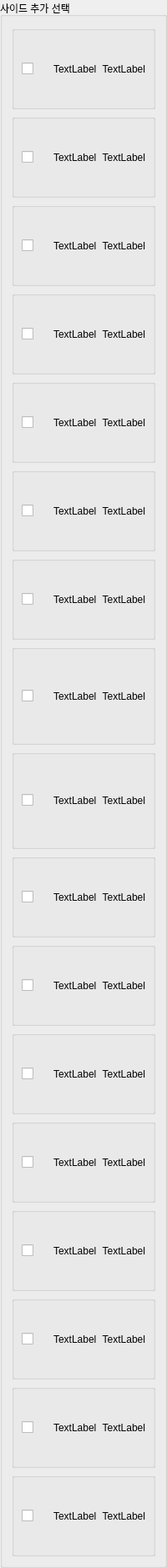
               <widget class="QGroupBox" name="groupBox_option2">
                <property name="sizePolicy">
                 <sizepolicy hsizetype="Preferred" vsizetype="Fixed">
                  <horstretch>0</horstretch>
                  <verstretch>0</verstretch>
                 </sizepolicy>
                </property>
                <property name="minimumSize">
                 <size>
                  <width>0</width>
                  <height>1880</height>
                 </size>
                </property>
                <property name="title">
                 <string>사이드 추가 선택</string>
                </property>
                <layout class="QVBoxLayout" name="verticalLayout_21">
                 <item>
                  <widget class="QGroupBox" name="groupBox_side1">
                   <property name="sizePolicy">
                    <sizepolicy hsizetype="Preferred" vsizetype="Fixed">
                     <horstretch>0</horstretch>
                     <verstretch>0</verstretch>
                    </sizepolicy>
                   </property>
                   <property name="minimumSize">
                    <size>
                     <width>0</width>
                     <height>100</height>
                    </size>
                   </property>
                   <property name="title">
                    <string/>
                   </property>
                   <layout class="QHBoxLayout" name="horizontalLayout_3">
                    <item>
                     <widget class="QCheckBox" name="checkBox_side1">
                      <property name="text">
                       <string/>
                      </property>
                     </widget>
                    </item>
                    <item>
                     <widget class="QLabel" name="label_side1_name">
                      <property name="text">
                       <string>TextLabel</string>
                      </property>
                     </widget>
                    </item>
                    <item>
                     <widget class="QLabel" name="label_side1_price">
                      <property name="text">
                       <string>TextLabel</string>
                      </property>
                      <property name="alignment">
                       <set>Qt::AlignRight|Qt::AlignTrailing|Qt::AlignVCenter</set>
                      </property>
                     </widget>
                    </item>
                   </layout>
                  </widget>
                 </item>
                 <item>
                  <widget class="QGroupBox" name="groupBox_side2">
                   <property name="sizePolicy">
                    <sizepolicy hsizetype="Preferred" vsizetype="Fixed">
                     <horstretch>0</horstretch>
                     <verstretch>0</verstretch>
                    </sizepolicy>
                   </property>
                   <property name="minimumSize">
                    <size>
                     <width>0</width>
                     <height>100</height>
                    </size>
                   </property>
                   <property name="title">
                    <string/>
                   </property>
                   <layout class="QHBoxLayout" name="horizontalLayout_4">
                    <item>
                     <widget class="QCheckBox" name="checkBox_side2">
                      <property name="text">
                       <string/>
                      </property>
                     </widget>
                    </item>
                    <item>
                     <widget class="QLabel" name="label_side2_name">
                      <property name="text">
                       <string>TextLabel</string>
                      </property>
                     </widget>
                    </item>
                    <item>
                     <widget class="QLabel" name="label_side2_price">
                      <property name="text">
                       <string>TextLabel</string>
                      </property>
                      <property name="alignment">
                       <set>Qt::AlignRight|Qt::AlignTrailing|Qt::AlignVCenter</set>
                      </property>
                     </widget>
                    </item>
                   </layout>
                  </widget>
                 </item>
                 <item>
                  <widget class="QGroupBox" name="groupBox_side3">
                   <property name="sizePolicy">
                    <sizepolicy hsizetype="Preferred" vsizetype="Fixed">
                     <horstretch>0</horstretch>
                     <verstretch>0</verstretch>
                    </sizepolicy>
                   </property>
                   <property name="minimumSize">
                    <size>
                     <width>0</width>
                     <height>100</height>
                    </size>
                   </property>
                   <property name="title">
                    <string/>
                   </property>
                   <layout class="QHBoxLayout" name="horizontalLayout_5">
                    <item>
                     <widget class="QCheckBox" name="checkBox_side3">
                      <property name="text">
                       <string/>
                      </property>
                     </widget>
                    </item>
                    <item>
                     <widget class="QLabel" name="label_side3_name">
                      <property name="text">
                       <string>TextLabel</string>
                      </property>
                     </widget>
                    </item>
                    <item>
                     <widget class="QLabel" name="label_side3_price">
                      <property name="text">
                       <string>TextLabel</string>
                      </property>
                      <property name="alignment">
                       <set>Qt::AlignRight|Qt::AlignTrailing|Qt::AlignVCenter</set>
                      </property>
                     </widget>
                    </item>
                   </layout>
                  </widget>
                 </item>
                 <item>
                  <widget class="QGroupBox" name="groupBox_side4">
                   <property name="sizePolicy">
                    <sizepolicy hsizetype="Preferred" vsizetype="Fixed">
                     <horstretch>0</horstretch>
                     <verstretch>0</verstretch>
                    </sizepolicy>
                   </property>
                   <property name="minimumSize">
                    <size>
                     <width>0</width>
                     <height>100</height>
                    </size>
                   </property>
                   <property name="title">
                    <string/>
                   </property>
                   <layout class="QHBoxLayout" name="horizontalLayout_6">
                    <item>
                     <widget class="QCheckBox" name="checkBox_side4">
                      <property name="text">
                       <string/>
                      </property>
                     </widget>
                    </item>
                    <item>
                     <widget class="QLabel" name="label_side4_name">
                      <property name="text">
                       <string>TextLabel</string>
                      </property>
                     </widget>
                    </item>
                    <item>
                     <widget class="QLabel" name="label_side4_price">
                      <property name="text">
                       <string>TextLabel</string>
                      </property>
                      <property name="alignment">
                       <set>Qt::AlignRight|Qt::AlignTrailing|Qt::AlignVCenter</set>
                      </property>
                     </widget>
                    </item>
                   </layout>
                  </widget>
                 </item>
                 <item>
                  <widget class="QGroupBox" name="groupBox_side5">
                   <property name="sizePolicy">
                    <sizepolicy hsizetype="Preferred" vsizetype="Fixed">
                     <horstretch>0</horstretch>
                     <verstretch>0</verstretch>
                    </sizepolicy>
                   </property>
                   <property name="minimumSize">
                    <size>
                     <width>0</width>
                     <height>100</height>
                    </size>
                   </property>
                   <property name="title">
                    <string/>
                   </property>
                   <layout class="QHBoxLayout" name="horizontalLayout_7">
                    <item>
                     <widget class="QCheckBox" name="checkBox_side5">
                      <property name="text">
                       <string/>
                      </property>
                     </widget>
                    </item>
                    <item>
                     <widget class="QLabel" name="label_side5_name">
                      <property name="text">
                       <string>TextLabel</string>
                      </property>
                     </widget>
                    </item>
                    <item>
                     <widget class="QLabel" name="label_side5_price">
                      <property name="text">
                       <string>TextLabel</string>
                      </property>
                      <property name="alignment">
                       <set>Qt::AlignRight|Qt::AlignTrailing|Qt::AlignVCenter</set>
                      </property>
                     </widget>
                    </item>
                   </layout>
                  </widget>
                 </item>
                 <item>
                  <widget class="QGroupBox" name="groupBox_side6">
                   <property name="sizePolicy">
                    <sizepolicy hsizetype="Preferred" vsizetype="Fixed">
                     <horstretch>0</horstretch>
                     <verstretch>0</verstretch>
                    </sizepolicy>
                   </property>
                   <property name="minimumSize">
                    <size>
                     <width>0</width>
                     <height>100</height>
                    </size>
                   </property>
                   <property name="title">
                    <string/>
                   </property>
                   <layout class="QHBoxLayout" name="horizontalLayout_8">
                    <item>
                     <widget class="QCheckBox" name="checkBox_side6">
                      <property name="text">
                       <string/>
                      </property>
                     </widget>
                    </item>
                    <item>
                     <widget class="QLabel" name="label_side6_name">
                      <property name="text">
                       <string>TextLabel</string>
                      </property>
                     </widget>
                    </item>
                    <item>
                     <widget class="QLabel" name="label_side6_price">
                      <property name="text">
                       <string>TextLabel</string>
                      </property>
                      <property name="alignment">
                       <set>Qt::AlignRight|Qt::AlignTrailing|Qt::AlignVCenter</set>
                      </property>
                     </widget>
                    </item>
                   </layout>
                  </widget>
                 </item>
                 <item>
                  <widget class="QGroupBox" name="groupBox_side7">
                   <property name="sizePolicy">
                    <sizepolicy hsizetype="Preferred" vsizetype="Fixed">
                     <horstretch>0</horstretch>
                     <verstretch>0</verstretch>
                    </sizepolicy>
                   </property>
                   <property name="minimumSize">
                    <size>
                     <width>0</width>
                     <height>100</height>
                    </size>
                   </property>
                   <property name="title">
                    <string/>
                   </property>
                   <layout class="QHBoxLayout" name="horizontalLayout_9">
                    <item>
                     <widget class="QCheckBox" name="checkBox_side7">
                      <property name="text">
                       <string/>
                      </property>
                     </widget>
                    </item>
                    <item>
                     <widget class="QLabel" name="label_side7_name">
                      <property name="text">
                       <string>TextLabel</string>
                      </property>
                     </widget>
                    </item>
                    <item>
                     <widget class="QLabel" name="label_side7_price">
                      <property name="text">
                       <string>TextLabel</string>
                      </property>
                      <property name="alignment">
                       <set>Qt::AlignRight|Qt::AlignTrailing|Qt::AlignVCenter</set>
                      </property>
                     </widget>
                    </item>
                   </layout>
                  </widget>
                 </item>
                 <item>
                  <widget class="QGroupBox" name="groupBox_side8">
                   <property name="title">
                    <string/>
                   </property>
                   <layout class="QHBoxLayout" name="horizontalLayout_10">
                    <item>
                     <widget class="QCheckBox" name="checkBox_side8">
                      <property name="text">
                       <string/>
                      </property>
                     </widget>
                    </item>
                    <item>
                     <widget class="QLabel" name="label_side8_name">
                      <property name="text">
                       <string>TextLabel</string>
                      </property>
                     </widget>
                    </item>
                    <item>
                     <widget class="QLabel" name="label_side8_price">
                      <property name="text">
                       <string>TextLabel</string>
                      </property>
                      <property name="alignment">
                       <set>Qt::AlignRight|Qt::AlignTrailing|Qt::AlignVCenter</set>
                      </property>
                     </widget>
                    </item>
                   </layout>
                  </widget>
                 </item>
                 <item>
                  <widget class="QGroupBox" name="groupBox_side9">
                   <property name="title">
                    <string/>
                   </property>
                   <layout class="QHBoxLayout" name="horizontalLayout_11">
                    <item>
                     <widget class="QCheckBox" name="checkBox_side9">
                      <property name="text">
                       <string/>
                      </property>
                     </widget>
                    </item>
                    <item>
                     <widget class="QLabel" name="label_side9_name">
                      <property name="text">
                       <string>TextLabel</string>
                      </property>
                     </widget>
                    </item>
                    <item>
                     <widget class="QLabel" name="label_side9_price">
                      <property name="text">
                       <string>TextLabel</string>
                      </property>
                      <property name="alignment">
                       <set>Qt::AlignRight|Qt::AlignTrailing|Qt::AlignVCenter</set>
                      </property>
                     </widget>
                    </item>
                   </layout>
                  </widget>
                 </item>
                 <item>
                  <widget class="QGroupBox" name="groupBox_side10">
                   <property name="sizePolicy">
                    <sizepolicy hsizetype="Preferred" vsizetype="Fixed">
                     <horstretch>0</horstretch>
                     <verstretch>0</verstretch>
                    </sizepolicy>
                   </property>
                   <property name="minimumSize">
                    <size>
                     <width>0</width>
                     <height>100</height>
                    </size>
                   </property>
                   <property name="title">
                    <string/>
                   </property>
                   <layout class="QHBoxLayout" name="horizontalLayout_12">
                    <item>
                     <widget class="QCheckBox" name="checkBox_side10">
                      <property name="text">
                       <string/>
                      </property>
                     </widget>
                    </item>
                    <item>
                     <widget class="QLabel" name="label_side10_name">
                      <property name="text">
                       <string>TextLabel</string>
                      </property>
                     </widget>
                    </item>
                    <item>
                     <widget class="QLabel" name="label_side10_price">
                      <property name="text">
                       <string>TextLabel</string>
                      </property>
                      <property name="alignment">
                       <set>Qt::AlignRight|Qt::AlignTrailing|Qt::AlignVCenter</set>
                      </property>
                     </widget>
                    </item>
                   </layout>
                  </widget>
                 </item>
                 <item>
                  <widget class="QGroupBox" name="groupBox_side11">
                   <property name="sizePolicy">
                    <sizepolicy hsizetype="Preferred" vsizetype="Fixed">
                     <horstretch>0</horstretch>
                     <verstretch>0</verstretch>
                    </sizepolicy>
                   </property>
                   <property name="minimumSize">
                    <size>
                     <width>0</width>
                     <height>100</height>
                    </size>
                   </property>
                   <property name="title">
                    <string/>
                   </property>
                   <layout class="QHBoxLayout" name="horizontalLayout_13">
                    <item>
                     <widget class="QCheckBox" name="checkBox_side11">
                      <property name="text">
                       <string/>
                      </property>
                     </widget>
                    </item>
                    <item>
                     <widget class="QLabel" name="label_side11_name">
                      <property name="text">
                       <string>TextLabel</string>
                      </property>
                     </widget>
                    </item>
                    <item>
                     <widget class="QLabel" name="label_side11_price">
                      <property name="text">
                       <string>TextLabel</string>
                      </property>
                      <property name="alignment">
                       <set>Qt::AlignRight|Qt::AlignTrailing|Qt::AlignVCenter</set>
                      </property>
                     </widget>
                    </item>
                   </layout>
                  </widget>
                 </item>
                 <item>
                  <widget class="QGroupBox" name="groupBox_side12">
                   <property name="sizePolicy">
                    <sizepolicy hsizetype="Preferred" vsizetype="Fixed">
                     <horstretch>0</horstretch>
                     <verstretch>0</verstretch>
                    </sizepolicy>
                   </property>
                   <property name="minimumSize">
                    <size>
                     <width>0</width>
                     <height>100</height>
                    </size>
                   </property>
                   <property name="title">
                    <string/>
                   </property>
                   <layout class="QHBoxLayout" name="horizontalLayout_14">
                    <item>
                     <widget class="QCheckBox" name="checkBox_side12">
                      <property name="text">
                       <string/>
                      </property>
                     </widget>
                    </item>
                    <item>
                     <widget class="QLabel" name="label_side12_name">
                      <property name="text">
                       <string>TextLabel</string>
                      </property>
                     </widget>
                    </item>
                    <item>
                     <widget class="QLabel" name="label_side12_price">
                      <property name="text">
                       <string>TextLabel</string>
                      </property>
                      <property name="alignment">
                       <set>Qt::AlignRight|Qt::AlignTrailing|Qt::AlignVCenter</set>
                      </property>
                     </widget>
                    </item>
                   </layout>
                  </widget>
                 </item>
                 <item>
                  <widget class="QGroupBox" name="groupBox_side13">
                   <property name="sizePolicy">
                    <sizepolicy hsizetype="Preferred" vsizetype="Fixed">
                     <horstretch>0</horstretch>
                     <verstretch>0</verstretch>
                    </sizepolicy>
                   </property>
                   <property name="minimumSize">
                    <size>
                     <width>0</width>
                     <height>100</height>
                    </size>
                   </property>
                   <property name="title">
                    <string/>
                   </property>
                   <layout class="QHBoxLayout" name="horizontalLayout_15">
                    <item>
                     <widget class="QCheckBox" name="checkBox_side13">
                      <property name="text">
                       <string/>
                      </property>
                     </widget>
                    </item>
                    <item>
                     <widget class="QLabel" name="label_side13_name">
                      <property name="text">
                       <string>TextLabel</string>
                      </property>
                     </widget>
                    </item>
                    <item>
                     <widget class="QLabel" name="label_side13_price">
                      <property name="text">
                       <string>TextLabel</string>
                      </property>
                      <property name="alignment">
                       <set>Qt::AlignRight|Qt::AlignTrailing|Qt::AlignVCenter</set>
                      </property>
                     </widget>
                    </item>
                   </layout>
                  </widget>
                 </item>
                 <item>
                  <widget class="QGroupBox" name="groupBox_side14">
                   <property name="sizePolicy">
                    <sizepolicy hsizetype="Preferred" vsizetype="Fixed">
                     <horstretch>0</horstretch>
                     <verstretch>0</verstretch>
                    </sizepolicy>
                   </property>
                   <property name="minimumSize">
                    <size>
                     <width>0</width>
                     <height>100</height>
                    </size>
                   </property>
                   <property name="title">
                    <string/>
                   </property>
                   <layout class="QHBoxLayout" name="horizontalLayout_16">
                    <item>
                     <widget class="QCheckBox" name="checkBox_side14">
                      <property name="text">
                       <string/>
                      </property>
                     </widget>
                    </item>
                    <item>
                     <widget class="QLabel" name="label_side14_name">
                      <property name="text">
                       <string>TextLabel</string>
                      </property>
                     </widget>
                    </item>
                    <item>
                     <widget class="QLabel" name="label_side14_price">
                      <property name="text">
                       <string>TextLabel</string>
                      </property>
                      <property name="alignment">
                       <set>Qt::AlignRight|Qt::AlignTrailing|Qt::AlignVCenter</set>
                      </property>
                     </widget>
                    </item>
                   </layout>
                  </widget>
                 </item>
                 <item>
                  <widget class="QGroupBox" name="groupBox_side15">
                   <property name="sizePolicy">
                    <sizepolicy hsizetype="Preferred" vsizetype="Fixed">
                     <horstretch>0</horstretch>
                     <verstretch>0</verstretch>
                    </sizepolicy>
                   </property>
                   <property name="minimumSize">
                    <size>
                     <width>0</width>
                     <height>100</height>
                    </size>
                   </property>
                   <property name="title">
                    <string/>
                   </property>
                   <layout class="QHBoxLayout" name="horizontalLayout_17">
                    <item>
                     <widget class="QCheckBox" name="checkBox_side15">
                      <property name="text">
                       <string/>
                      </property>
                     </widget>
                    </item>
                    <item>
                     <widget class="QLabel" name="label_side15_name">
                      <property name="text">
                       <string>TextLabel</string>
                      </property>
                     </widget>
                    </item>
                    <item>
                     <widget class="QLabel" name="label_side15_price">
                      <property name="text">
                       <string>TextLabel</string>
                      </property>
                      <property name="alignment">
                       <set>Qt::AlignRight|Qt::AlignTrailing|Qt::AlignVCenter</set>
                      </property>
                     </widget>
                    </item>
                   </layout>
                  </widget>
                 </item>
                 <item>
                  <widget class="QGroupBox" name="groupBox_side16">
                   <property name="sizePolicy">
                    <sizepolicy hsizetype="Preferred" vsizetype="Fixed">
                     <horstretch>0</horstretch>
                     <verstretch>0</verstretch>
                    </sizepolicy>
                   </property>
                   <property name="minimumSize">
                    <size>
                     <width>0</width>
                     <height>100</height>
                    </size>
                   </property>
                   <property name="title">
                    <string/>
                   </property>
                   <layout class="QHBoxLayout" name="horizontalLayout_18">
                    <item>
                     <widget class="QCheckBox" name="checkBox_side16">
                      <property name="text">
                       <string/>
                      </property>
                     </widget>
                    </item>
                    <item>
                     <widget class="QLabel" name="label_side16_name">
                      <property name="text">
                       <string>TextLabel</string>
                      </property>
                     </widget>
                    </item>
                    <item>
                     <widget class="QLabel" name="label_side16_price">
                      <property name="text">
                       <string>TextLabel</string>
                      </property>
                      <property name="alignment">
                       <set>Qt::AlignRight|Qt::AlignTrailing|Qt::AlignVCenter</set>
                      </property>
                     </widget>
                    </item>
                   </layout>
                  </widget>
                 </item>
                 <item>
                  <widget class="QGroupBox" name="groupBox_side17">
                   <property name="sizePolicy">
                    <sizepolicy hsizetype="Preferred" vsizetype="Fixed">
                     <horstretch>0</horstretch>
                     <verstretch>0</verstretch>
                    </sizepolicy>
                   </property>
                   <property name="minimumSize">
                    <size>
                     <width>0</width>
                     <height>100</height>
                    </size>
                   </property>
                   <property name="title">
                    <string/>
                   </property>
                   <layout class="QHBoxLayout" name="horizontalLayout_19">
                    <item>
                     <widget class="QCheckBox" name="checkBox_side17">
                      <property name="text">
                       <string/>
                      </property>
                     </widget>
                    </item>
                    <item>
                     <widget class="QLabel" name="label_side17_name">
                      <property name="text">
                       <string>TextLabel</string>
                      </property>
                     </widget>
                    </item>
                    <item>
                     <widget class="QLabel" name="label_side17_price">
                      <property name="text">
                       <string>TextLabel</string>
                      </property>
                      <property name="alignment">
                       <set>Qt::AlignRight|Qt::AlignTrailing|Qt::AlignVCenter</set>
                      </property>
                     </widget>
                    </item>
                   </layout>
                  </widget>
                 </item>
                </layout>
               </widget>
